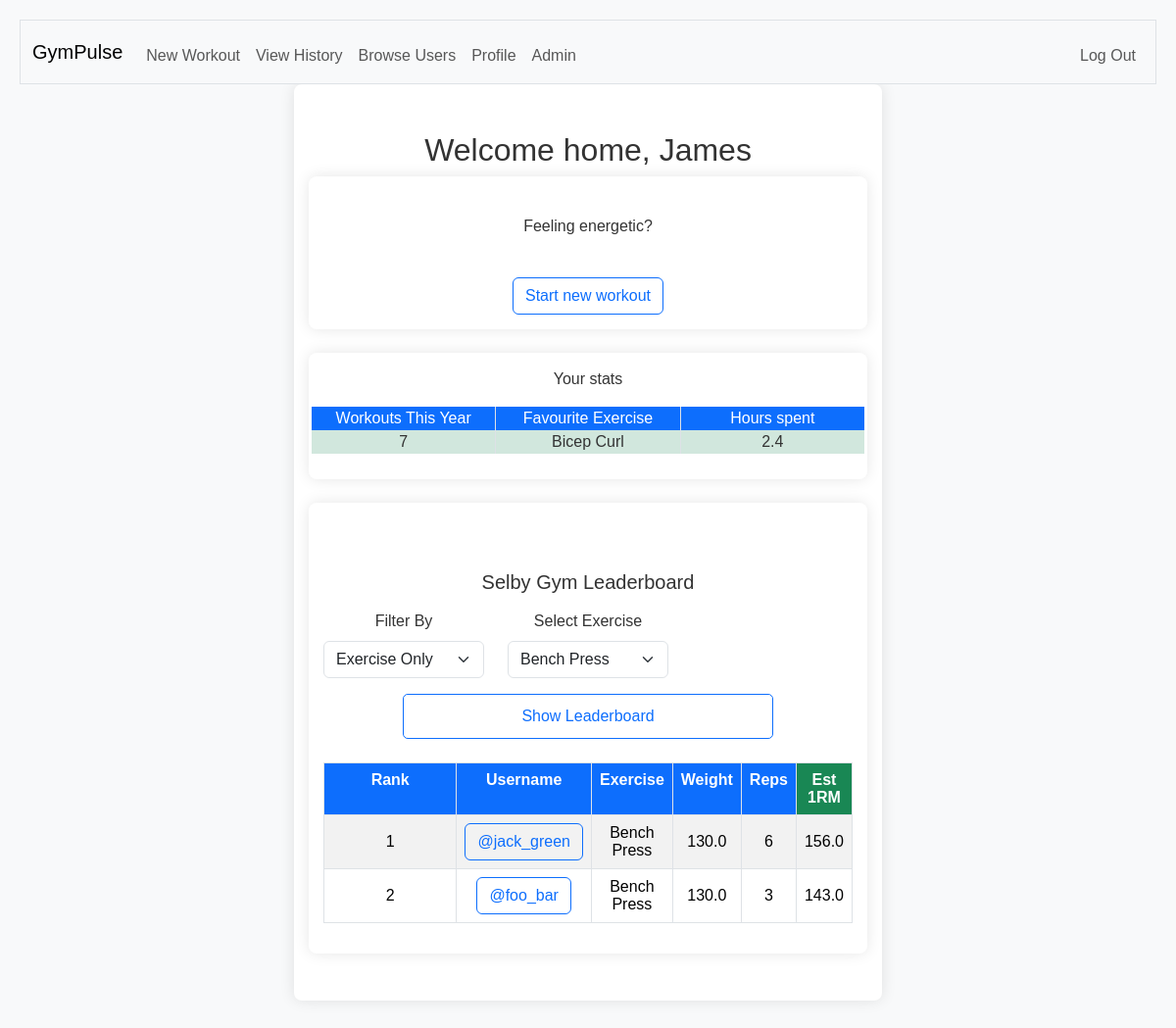
Screenshot of / (signed in) with the database file from the repository.
### tables this page shows
CREATE TABLE "users" (
    id INTEGER PRIMARY KEY,
    first_name TEXT NOT NULL,
    last_name TEXT NOT NULL,
    email TEXT NOT NULL,
    hashed_pw TEXT NOT NULL,
    dob TEXT NOT NULL,
    timestamp TIMESTAMP DEFAULT CURRENT_TIMESTAMP,
    username TEXT UNIQUE NOT NULL,
    gym_id INTEGER, is_admin BIT DEFAULT 0,
    FOREIGN KEY (gym_id) REFERENCES gyms(id)
);

CREATE TABLE exercises (
    id INTEGER PRIMARY KEY,
    primary_muscles_id INTEGER,
    secondary_muscles_id INTEGER,
    instructions TEXT,
    level TEXT, name TEXT,
    FOREIGN KEY (primary_muscles_id) REFERENCES muscles(id),
    FOREIGN KEY (secondary_muscles_id) REFERENCES muscles(id)
);

CREATE TABLE gyms (
    id INTEGER PRIMARY KEY AUTOINCREMENT,
    name TEXT NOT NULL UNIQUE,
    location TEXT
);

CREATE TABLE sets (
    id INTEGER PRIMARY KEY AUTOINCREMENT,
    workout_id INTEGER NOT NULL,
    exercise_id INTEGER NOT NULL,
    set_number INTEGER NOT NULL,
    reps INTEGER NOT NULL,
    weight REAL,
    notes TEXT,
    created_at DATETIME DEFAULT CURRENT_TIMESTAMP,
    FOREIGN KEY (workout_id) REFERENCES workouts(id) ON DELETE CASCADE,
    FOREIGN KEY (exercise_id) REFERENCES exercises(id)
);

### app.py (the view, shortened to what this page needs)
@app.route("/", methods=["GET", "POST"])
@login_required
def index():
    activeWorkout = bool(session.get("workout_id"))
    user = loadUser()
    print(user)
    exercises = loadExercises()
    if request.method == "GET":
        leaderboard = loadLeaderboard({"exercise_id": 1})
        return render_template(
            "index.html",
            user=user,
            activeWorkout=activeWorkout,
            exercises=exercises,
            leaderboard=leaderboard,
            selected=1,
            name="",
            filter_type="exercise"
        )

### helpers.py (called while the page is built)
def get_db():
    if "db" not in g:
        g.db = sqlite3.connect("gym.db")
        g.db.row_factory = sqlite3.Row
    return g.db

def login_required(f):
  @wraps(f)
  def decorated_function(*args, **kwargs):
    if session.get("user_id") is None:
      return redirect("/login")
    return f(*args, **kwargs)
  return decorated_function

def loadExercises():
  db = get_db()
  cursor = db.execute("SELECT * FROM exercises").fetchall()
  return [dict(row) for row in cursor]

### templates/index.html (shortened to what this page needs)
<div id="main">
{% extends "layout.html" %}
{% block main %}
<h2 class="h2">Welcome home, {{ user.first_name }}</h2>
<div class="container container-fluid">
    <p class="p-md-4">
        Feeling energetic?
    </p>
    <a href="/workout">
        <button id="new_workout_btn" class="btn btn-outline-primary">
            {% if activeWorkout %}
            Continue workout
            {% else %}
            Start new workout
            {% endif %}
        </button>
    </a>
</div>
<div class="container mt-4">
    <p>Your stats</p>
    <div class="row border-1">
        <div class="col text-bg-primary text-center border-end">Workouts This Year</div>
        <div class="col text-bg-primary text-center border-end">Favourite Exercise</div>
        <div class="col text-bg-primary text-center">Hours spent</div>
        <div class="col bg-success-subtle d-flex justify-content-center align-items-center border-end">{{ user.count }}</div>
        <div class="col bg-success-subtle d-flex justify-content-center align-items-center border-end">{{ user.favourite }}</div>
        <div class="col bg-success-subtle d-flex justify-content-center align-items-center">{{ user.duration }}</div>
    </div>
</div>
<div class="container mt-4">
    <p class="h5 text-center mb-3">{{ user.name }} Leaderboard</p>
    <form action="/" method="post" class="mb-4">
        <div class="row">
            <div class="col-md-4">
                <label for="filter_select" class="form-label">Filter By</label>
                <select id="filter_select" name="filter_type" class="form-select" onchange="toggleUserSearchInput()">
                    {% if filter_type == 'exercise' %}
                        <option value="exercise" selected>Exercise Only</option>
                    {% else %}
                        <option value="exercise">Exercise Only</option>
                        <option value="exercise_and_name" selected>Exercise + User</option>
                    {% endif %}
                </select>
            </div>
            <div class="col-md-4">
                <label for="exercise_select" class="form-label">Select Exercise</label>
                <select id="exercise_select" name="exercise_id" class="form-select">
                    {% for exercise in exercises %}
                        {% if selected == exercise.id %}
                            <option value="{{ exercise.id }}" selected>{{ exercise.name }}</option>
                        {% else %}
                            <option value="{{ exercise.id }}">{{ exercise.name }}</option>
                        {% endif %}
                    {% endfor %}
                </select>
            </div>
        </div>
        <div class="row mt-3">
            <div class="col-12">
                <button type="submit" class="btn btn-outline-primary" style="background-color: transparent;">Show Leaderboard</button>
            </div>
        </div>
    </form>
    <div class="table-responsive">
        <table class="table table-bordered table-striped text-center align-middle">
            <thead>
                <tr>
                    <th class="table text-bg-primary">Rank</th>
                    <th class="table text-bg-primary">Username</th>
                    <th class="table text-bg-primary">Exercise</th>
                    <th class="table text-bg-primary">Weight</th>
                    <th class="table text-bg-primary">Reps</th>
                    <th class="table text-bg-success">Est 1RM</th>
                </tr>
            </thead>
            <tbody>
                {% for leader in leaderboard %}
                <tr>
                    <td>{{ leader.rank }}</td>
                    <td><button id="{{leader.id}}" class="btn btn-outline-primary">@{{ leader.username }}</button></td>
                    <td>{{ leader.name }}</td>
                    <td>{{ leader.weight }}</td>
                    <td>{{ leader.reps }}</td>
                    <td>{{leader.estimated_1RM}}</td>
                </tr>
                {% endfor %}
            </tbody>
        </table>
    </div>
</div>
{% endblock %}

### static/styles.css (style rules this page uses)
h2 { margin-top: 10%; }
.mb-3 { margin-top: 10%; }
* { margin: 0; padding: 0; box-sizing: border-box; }
body { font-family: Arial, sans-serif; background-color: #f8f9fa; color: #333; padding: 20px; }
h2 { font-size: 2rem; color: #333; margin-bottom: 20px; text-align: center; }
button[type="submit"] { padding: 10px 20px; font-size: 1rem; border-radius: 5px; border: none; background-color: #007bff; color: white; cursor: pointer; width: 100%; transition: background-color 0.3s; }
.container { max-width: 600px; margin: 0 auto; padding: 15px; background-color: #ffffff; border-radius: 8px; box-shadow: 0 0 15px rgba(0, 0, 0, 0.1); }
.text-center { text-align: center; }
.mt-3 { margin-top: 10px; }
.row { margin-top:2%; margin-bottom: 2%; }
form button[type="submit"].btn-outline-primary { background-color: transparent !important; border-color: #0d6efd !important; border-style: solid; border-width: 1px; color: #0d6efd !important; width: 70%; height:auto; }
button[type="submit"] { margin-top: auto; }

### rows the page displays
users: first_name "James"
exercises: favourite "Bicep Curl"
gyms: name "Selby Gym"
users: rank "1", username "jack_green", name "Bench Press", weight "130.0", reps "6", estimated_1RM "156.0"
users: rank "2", username "foo_bar", name "Bench Press", weight "130.0", reps "3", estimated_1RM "143.0"

### other values shown
{{ user.count }} "7"
{{ user.duration }} "2.4"
form field exercise_id "Bench Press"
